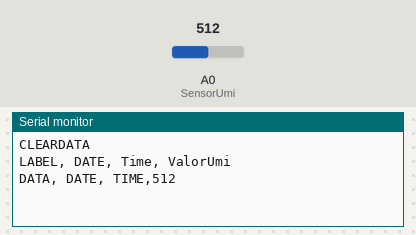
Bench run of a sketch on a simulated Arduino Uno, built with avr-gcc and run on an emulated ATmega328P. Shown: the last lines printed to the serial monitor. The inputs (shaded band) are chosen by the test bench; at power-on: A0 (SensorUmi) = 512.

Above: at 18.0 s.
18.1 s: A0 (SensorUmi) set to 716
At 20.9 s:
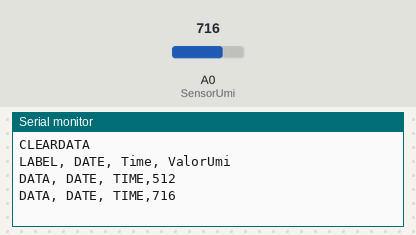
33.1 s: A0 (SensorUmi) set to 900
At 40.9 s:
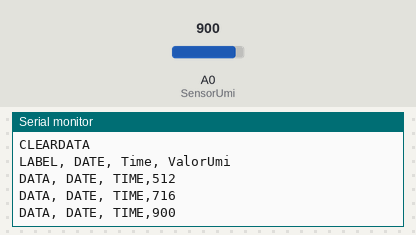

Measured:
- after the input at 18.1 s, the serial monitor: prints a new line after 1.9 s (image 1)
- after the input at 33.1 s, the serial monitor: prints a new line after 6.9 s (image 2)

The sketch:

Sensor_de_Umidade_com_leitura_de_dados.ino
```cpp
int ValorUmi = 0; // Variável que receberá o valor lido na porta analógica
const int SensorUmi = 0; // Declarando o Sensor de Umidade no Pino 0
int ROW = 0;
int LABEL = 1;


void setup(){
  Serial.begin(9600); // Iniciando a transferência de dados.
  pinMode(SensorUmi, OUTPUT); // Definindo dispositivo de saída
  Serial.println("CLEARDATA");
  Serial.println("LABEL, DATE, Time, ValorUmi");

}

void loop(){
  ValorUmi = analogRead(SensorUmi); // Definindo a variável "ValorUmi" para receber os dados lidos
  Serial.print("DATA, DATE, TIME,");
  Serial.println(ValorUmi);
  delay(20000);

}
```
